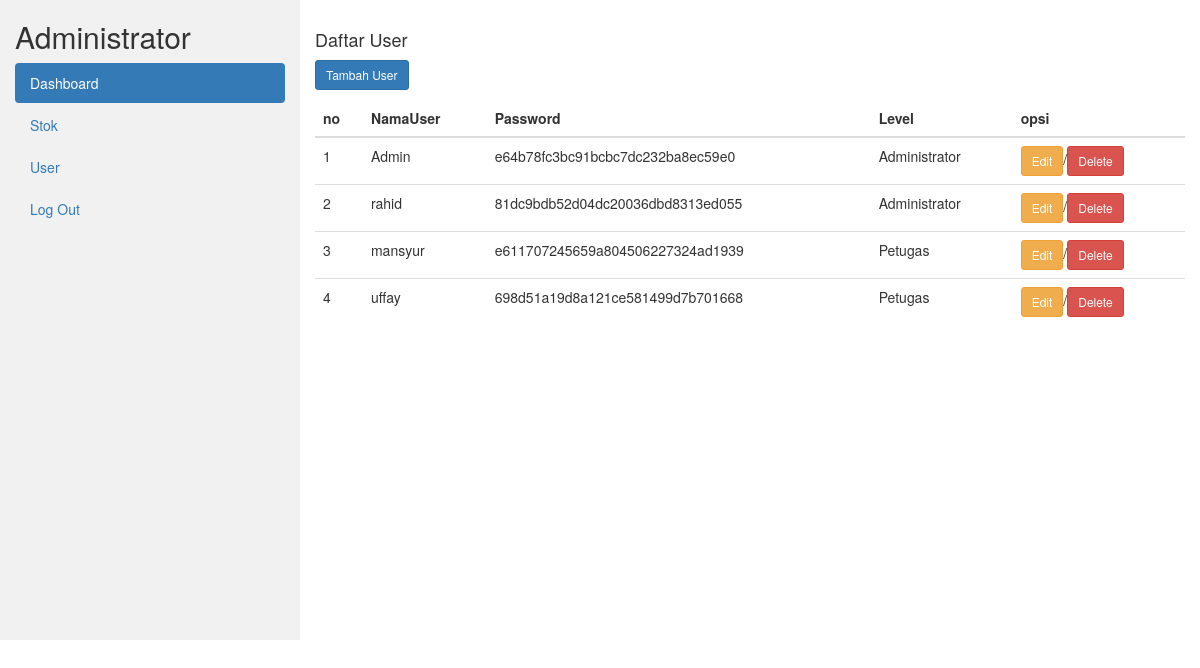
Screenshot of /petugas/index.php?page=user (signed in) with the database file from the repository.
### tables this page shows
CREATE TABLE `user` (
  `UserID` int(11) NOT NULL,
  `NamaUser` varchar(255) NOT NULL,
  `Password` varchar(255) NOT NULL,
  `Level` enum('Administrator','Petugas') NOT NULL
);

### petugas/user.php (the view, shortened to what this page needs)
<div class="row">
    <div class="col-lg-12 grid-margin stretch-card">
        <div class="card">
          <div class="card-body">
              <h4 class="card-title">Daftar User</h4>
                  <?php
                  if($_SESSION['Level'] == "Administrator") {
                  ?>
                  <a href ="?page=tambahuser" class="btn btn-primary btn-sm">Tambah User</a>
                  <?php
                  }
                  ?>
              <div class="table-responsive">
                <table class="table" id="dataTable" width="100%" cellspacin="0">
                    <thead>
                    <tr>
                               <th>no</th>
                               <th>NamaUser</th>
                               <th>Password</th>
                               <th>Level</th>
                               <?php
                               if($Level=='Administrator') {
                               ?>
                               <th>opsi</th>
                               <?php } ?>
                            </tr>
                        </thead>
                        <tbody>
                        <?php
                            $no = 1;
                            $sql = $koneksi->query("SELECT * FROM user");
                            while ($data= $sql->fetch_assoc()) {
                        ?>
                        <tr>
                            <td><?php echo $no++ ?></td>
                            <td><?php echo $data['NamaUser']?></td>
                            <td><?php echo $data['Password']?></td>
                            <td><?php echo $data['Level']?></td>
                            <?php
                            if ($_SESSION['Level'] == "Administrator") { ?>
                            <td><a type='button' href='?page=edituser&id=<?= $data['UserID'];?>' class='btn btn-sm btn-warning'>Edit</a>/<a type='button' href='?page=hapususer&UserID=<?= $data['UserID'];?>' class='btn btn-sm btn-danger'>Delete</a></td>
                            <?php } ?>
                        </tr>
                    <?php } ?>

### petugas/index.php (shortened to what this page needs)
<?php
include "../koneksi/koneksi.php";
$Level = $_SESSION['Level'];
?>
<!DOCTYPE html>
<html lang="en">
<head>
    <link rel="stylesheet" href="../bootstrap/bootstrap.min.css">
</head>
<body>
<div class="container-fluid">
  <div class="row content">
    <div class="col-sm-3 sidenav hidden-xs">
      <h2><?php echo $Level ?></h2>
      <ul class="nav nav-pills nav-stacked">
        <li class="active"><a href="index.php">Dashboard</a></li>
        <li><a href="?page=stok">Stok</a></li>
        <li><a href="?page=user">User</a></li>
        <li><a href="logout.php">Log Out</a></li>
      </ul><br>
    </div>
    <br>
    <div class="col-sm-9">
    <?php
            if (isset($_GET['page'])) {
                $laman = $_GET['page'];
                switch ($laman) {
                    case 'user':
                        include "user.php";
                        break;
                }
            }
            else {
                include "dashboard.php";
            }
        ?>
     </div>
  </div>
</div>
</body>
</html>

### petugas/index.php (style rules this page uses)
.row.content { height: 640px }
.sidenav { background-color: #f1f1f1; height: 100%; }

### rows the page displays
user: NamaUser "Admin", Password "e64b78fc3bc91bcbc7dc232ba8ec59e0", Level "Administrator"
user: NamaUser "rahid", Password "81dc9bdb52d04dc20036dbd8313ed055", Level "Administrator"
user: NamaUser "mansyur", Password "e611707245659a804506227324ad1939", Level "Petugas"
user: NamaUser "uffay", Password "698d51a19d8a121ce581499d7b701668", Level "Petugas"

### other values shown
$Level "Administrator"
